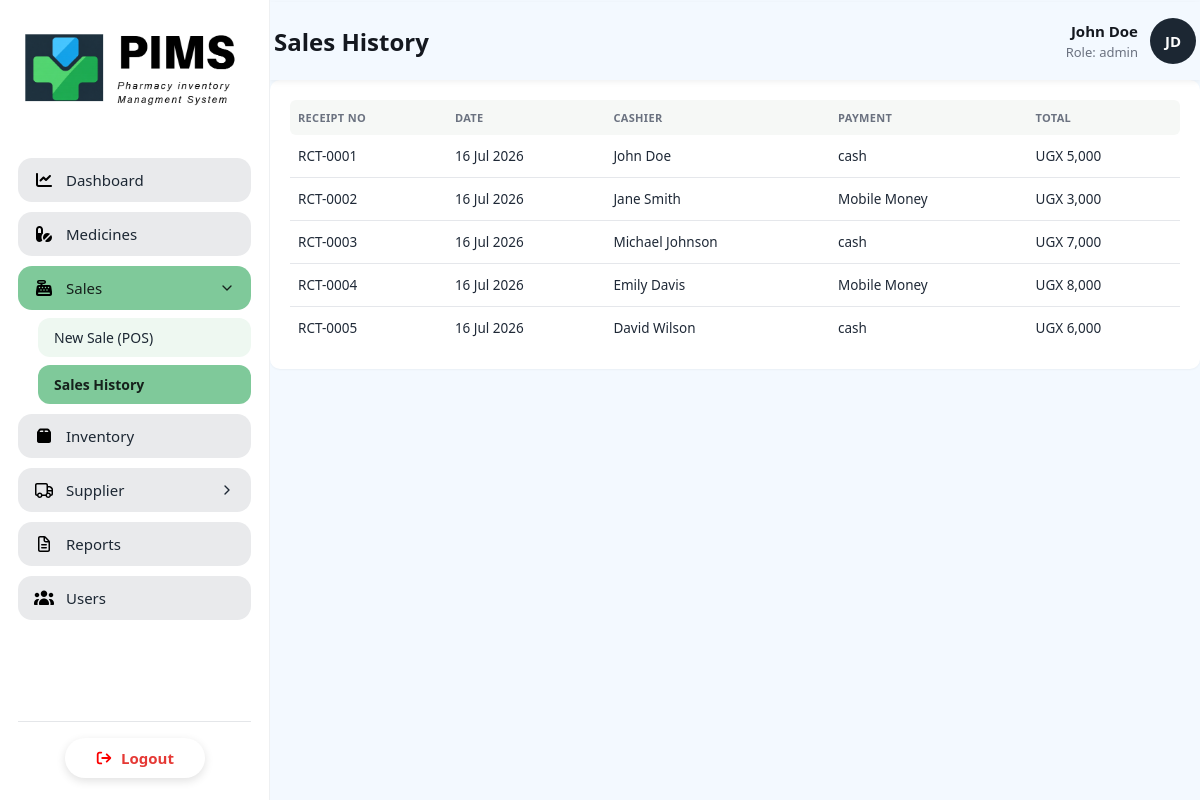
The app's page /sales_history.php (signed in), older data.
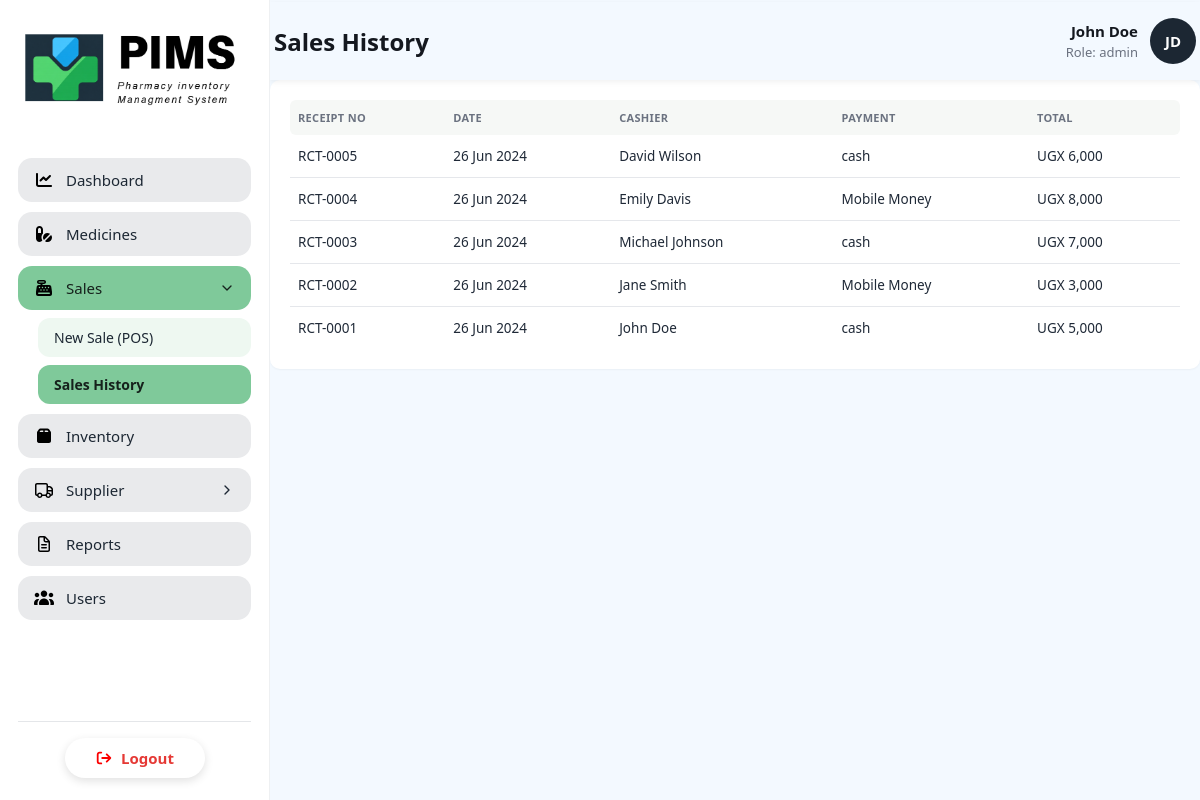
The same page, newer data.
### tables this page shows
create table sales(
    saleId int auto_increment primary key,
    userId int,
    totalAmount decimal(10,2),
    paymentMethod enum('cash', 'Mobile Money'),
    saleDate timestamp default current_timestamp,
    foreign key (userId) references users(userId)

);

create table users(
    userId int auto_increment primary key ,
    fullName varchar(100) not null,
    userName varchar(50) not null unique,
    email varchar(100) not null unique,
    phone varchar(20),
    password varchar(100) not null,
    role enum ('admin', 'pharmacist', 'staff'),
    status enum ('active', 'inactive') default 'active',
    createdAt timestamp default current_timestamp

);

### sales_history.php (the view, shortened to what this page needs)
<?php
require_once 'connect.php';
$query = "SELECT s.saleId, s.saleDate, u.fullName as cashier, s.paymentMethod, s.totalAmount
          FROM sales s
          JOIN users u ON s.userId = u.userId
          ORDER BY s.saleDate DESC";
$result = $db->query($query)->fetchAll();
$pageTitle = 'Sales History';
?>
<!DOCTYPE html>
<html lang="en">
<head>
    <link rel="stylesheet" href="includes/style.css">
    <link rel="stylesheet" href="includes/style_dashboard.css">
</head>
<body>
<div class="app-layout">
    <?php include 'includes/sidebar.php'; ?>
    <main class="pims-main">
        <?php include 'includes/header.php'; ?>
        <div class="container">
            <div class="panel full-panel">
                <table>
                    <thead>
                        <tr>
                            <th>Receipt No</th>
                            <th>Date</th>
                            <th>Cashier</th>
                            <th>Payment</th>
                            <th>Total</th>
                        </tr>
                    </thead>
                    <tbody>
                        <?php if (count($result) > 0): ?>
                            <?php foreach ($result as $row): ?>
                                <tr>
                                    <td>RCT-<?= str_pad($row['saleId'], 4, '0', STR_PAD_LEFT) ?></td>
                                    <td><?= date('d M Y', strtotime($row['saleDate'])) ?></td>
                                    <td><?= htmlspecialchars($row['cashier']) ?></td>
                                    <td><?= htmlspecialchars($row['paymentMethod']) ?></td>
                                    <td>UGX <?= number_format($row['totalAmount']) ?></td>
                                </tr>
                            <?php endforeach; ?>
                        <?php else: ?>
                            <tr><td colspan="6" class="empty-row">No transactions recorded yet.</td></tr>
                        <?php endif; ?>
                    </tbody>
                </table>
            </div>
        </div>
    </main>
</div>
</body>
</html>

### includes/sidebar.php (shortened to what this page needs)
<?php
$current = basename($_SERVER['SCRIPT_NAME'], '.php');
$salesPages    = ['new_sale', 'sales_history'];
$supplierPages = ['supplier', 'purchases'];
$salesActive    = in_array($current, $salesPages);
$supplierActive = in_array($current, $supplierPages);
function pims_active($page, $current) {
    return $page === $current ? 'active' : '';
}
?>
 <link rel="stylesheet" href="includes/style.css">
<aside class="sidebar">
    <div class="pims-logo">
        <img src="logomenu.png" alt="Logo" class="pims-logo-icon">
    </div>
    <nav class="pims-nav">
        <a href="dashboard.php" class="pims-item <?= pims_active('dashboard', $current) ?>">
            <span class="pims-icon">
            </span>
            Dashboard
        </a>
        <a href="medicines.php" class="pims-item <?= pims_active('medicines', $current) ?>">
            <span class="pims-icon">
            </span>
            Medicines
        </a>
        <div class="pims-group">
            <div class="pims-item pims-toggle <?= $salesActive ? 'active' : '' ?>" onclick="pimsToggle('pims-sales-menu', this)">
                <span class="pims-icon">
                </span>
                <span class="pims-label">Sales</span>
                <svg class="pims-chevron <?= $salesActive ? 'open' : '' ?>" viewBox="0 0 24 24" fill="none"><path d="M9 6l6 6-6 6" stroke="currentColor" stroke-width="2" stroke-linecap="round" stroke-linejoin="round"/></svg>
            </div>
            <div class="pims-submenu <?= $salesActive ? 'open' : '' ?>" id="pims-sales-menu">
                <a href="new_sale.php" class="pims-subitem <?= pims_active('new_sale', $current) ?>">New Sale (POS)</a>
                <a href="sales_history.php" class="pims-subitem <?= pims_active('sales_history', $current) ?>">Sales History</a>
            </div>
        </div>
        <a href="inventory.php" class="pims-item <?= pims_active('inventory', $current) ?>">
            <span class="pims-icon">
            </span>
            Inventory
        </a>
        <div class="pims-group">
            <div class="pims-item pims-toggle <?= $supplierActive ? 'active' : '' ?>" onclick="pimsToggle('pims-supplier-menu', this)">
                <span class="pims-icon">
                </span>
                <span class="pims-label">Supplier</span>
                <svg class="pims-chevron <?= $supplierActive ? 'open' : '' ?>" viewBox="0 0 24 24" fill="none"><path d="M9 6l6 6-6 6" stroke="currentColor" stroke-width="2" stroke-linecap="round" stroke-linejoin="round"/></svg>
            </div>
        </div>
        <a href="reports.php" class="pims-item <?= pims_active('reports', $current) ?>">
            <span class="pims-icon">
            </span>
            Reports
        </a>
        <a href="users.php" class="pims-item <?= pims_active('users', $current) ?>">
            <span class="pims-icon">
            </span>
            Users
        </a>
    </nav>
    <div class="pims-footer">
        <hr>
        <a href="logout.php" class="pims-logout">
            Logout
        </a>
    </div>
</aside>

### includes/header.php
<?php
$pageTitle  = $pageTitle ?? ucfirst(str_replace(['_', '.php'], [' ', ''], basename($_SERVER['SCRIPT_NAME'])));
$userName   = $_SESSION['fullName'] ?? $_SESSION['userName'] ?? 'Guest';
$userRole   = $_SESSION['role'] ?? 'User';
$userAvatar = $_SESSION['userAvatar'] ?? '';
$initials   = strtoupper(substr($userName, 0, 1) . (strpos($userName, ' ') ? substr($userName, strpos($userName, ' ') + 1, 1) : ''));
?>
<link rel="stylesheet" href="includes/header.css">
<header class="pims-header">
    <h1 class="pims-page-title"><?= htmlspecialchars($pageTitle) ?></h1>
    <div class="pims-user">
        <div class="pims-user-text">
            <p class="pims-user-name"><?= htmlspecialchars($userName) ?></p>
            <p class="pims-user-role">Role: <?= htmlspecialchars($userRole) ?></p>
        </div>
        <?php if ($userAvatar): ?>
            <img src="<?= htmlspecialchars($userAvatar) ?>" alt="<?= htmlspecialchars($userName) ?>" class="pims-avatar-img">
        <?php else: ?>
            <div class="pims-avatar-fallback"><?= htmlspecialchars($initials) ?></div>
        <?php endif; ?>
    </div>
</header>

### includes/style.css (style rules this page uses)
* { box-sizing: border-box; margin: 0; padding: 0; font-family: 'Segoe UI', Tahoma, Geneva, Verdana, sans-serif; }
html, body { height: 100%; margin: 0; background-color: #f3f9ff; }
.app-layout { display: flex; height: 100vh; }
.pims-main { flex: 1; padding: 24px 30px; overflow-y: auto; }
.sidebar { width: 270px; height: 100vh; background: #ffffff; padding: 22px 18px; box-sizing: border-box; display: flex; flex-direction: column; font-family: 'Segoe UI', Arial, sans-serif; border-right: 1px solid #eef0f2; height: 100vh; position: sticky; top: 0; bottom: 0; overflow-y:hidden; flex-shrink: 0; }
.pims-logo-icon { width: 100%; height: 100%px; flex-shrink: 0; align-items: center; margin-bottom: 26px; }
.pims-nav { display: flex; flex-direction: column; gap: 10px; }
.pims-item { display: flex; align-items: center; gap: 12px; background: #e9eaec; color: #1c2733; text-decoration: none; font-size: 15px; font-weight: 500; padding: 12px 16px; border-radius: 14px; cursor: pointer; transition: background 0.18s ease; user-select: none; }
.pims-item.active { background: #7fc99a; color: #16211c; }
.pims-icon { width: 20px; height: 20px; display: flex; align-items: center; justify-content: center; flex-shrink: 0; }
.pims-icon svg { width: 100%; height: 100%; }
.pims-label { flex: 1; }
.pims-toggle { justify-content: flex-start; }
.pims-chevron { width: 16px; height: 16px; margin-left: auto; transition: transform 0.2s ease; }
.pims-chevron.open { transform: rotate(90deg); }
.pims-submenu { display: none; flex-direction: column; gap: 8px; margin: 8px 0 0 10px; padding-left: 10px; }
.pims-submenu.open { display: flex; }
.pims-subitem { background: #eef8f1; color: #1c2733; text-decoration: none; font-size: 14px; padding: 10px 16px; border-radius: 12px; transition: background 0.18s ease; }
.pims-subitem.active { background: #7fc99a; color: #16211c; font-weight: 600; }
.pims-footer { margin-top: auto; padding-top: 14px; }
.pims-footer hr { border: none; border-top: 1px solid #e4e6e9; margin-bottom: 16px; }
.pims-logout { display: flex; align-items: center; gap: 8px; justify-content: center; max-width: 140px; margin: 0 auto; background: #ffffff; color: #e53935; font-weight: 700; font-size: 15px; text-decoration: none; padding: 10px 22px; border-radius: 30px; box-shadow: 0 3px 10px rgba(0, 0, 0, 0.12); transition: background 0.18s ease; }
.pims-logout svg { width: 18px; height: 18px; }
.pims-main { flex: 1; padding: 24px 30px; min-width: 0; }
.pims-header { display: flex; align-items: center; justify-content: space-between; padding: 4px 4px 24px; font-family: 'Segoe UI', Arial, sans-serif; }
.pims-page-title { margin: 0; font-size: 24px; font-weight: 700; color: #14181f; }
.pims-user { display: flex; align-items: center; gap: 12px; }
.pims-user-text { text-align: right; }
.pims-user-name { margin: 0; font-size: 15px; font-weight: 600; color: #14181f; }
.pims-user-role { margin: 2px 0 0; font-size: 13px; color: #6b7280; }
.pims-avatar-fallback { width: 46px; height: 46px; border-radius: 50%; background: #1c2733; color: #ffffff; display: flex; align-items: center; justify-content: center; font-size: 15px; font-weight: 700; flex-shrink: 0; }

### includes/style_dashboard.css (style rules this page uses)
:root { --bg: #eef2ee; --card-bg: #fff; --green: #2f6f4f; --green-light: #e6f2ea; --text-dark: #1f2937; --text-muted: #6b7280; --blue-bg: #e8f0fe; --blue-text: #2b5fb8; }
* { box-sizing: border-box; }
body { margin: 0; background: var(--bg); font-family: -apple-system, BlinkMacSystemFont, "Segoe UI", Roboto, Helvetica, Arial, sans-serif; color: var(--text-dark); }
.app-layout { display: flex; min-height: 100vh; }
.container { max-width: 1200px; margin: 0 auto; }
.panel { background: var(--card-bg); border-radius: 10px; padding: 20px; box-shadow: 0 1px 2px rgba(0, 0, 0, 0.04); }
table { width: 100%; border-collapse: collapse; }
thead th { text-align: left; font-size: 11px; color: var(--text-muted); text-transform: uppercase; letter-spacing: .03em; background: #f6f8f6; padding: 10px 8px; font-weight: 600; }
thead th:first-child { border-radius: 6px 0 0 6px; }
thead th:last-child { border-radius: 0 6px 6px 0; }
tbody td { padding: 12px 8px; font-size: 13.5px; border-bottom: 1px solid #e5e7eb; }
tbody tr:last-child td { border-bottom: none; }
.full-panel { margin-bottom: 16px; }

Row changes from the older to the newer data that the page shows:
changed sales "David Wilson": saleDate "16 Jul 2026" → "26 Jun 2024"; moves up the list
changed sales "Emily Davis": saleDate "16 Jul 2026" → "26 Jun 2024"; moves up the list
changed sales "Michael Johnson": saleDate "16 Jul 2026" → "26 Jun 2024"; moves down the list
changed sales "Jane Smith": saleDate "16 Jul 2026" → "26 Jun 2024"; moves down the list
changed sales "John Doe": saleDate "16 Jul 2026" → "26 Jun 2024"
